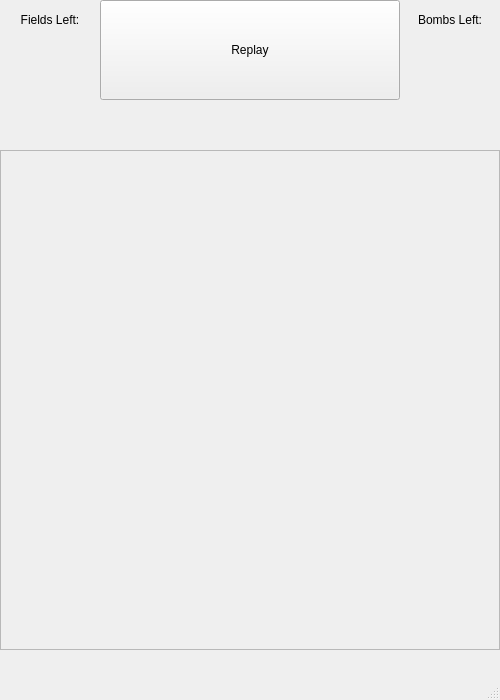
<?xml version="1.0" encoding="UTF-8"?>
<ui version="4.0">
 <class>MainWindow</class>
 <widget class="QMainWindow" name="MainWindow">
  <property name="geometry">
   <rect>
    <x>0</x>
    <y>0</y>
    <width>500</width>
    <height>700</height>
   </rect>
  </property>
  <property name="baseSize">
   <size>
    <width>500</width>
    <height>1000</height>
   </size>
  </property>
  <property name="windowTitle">
   <string>MainWindow</string>
  </property>
  <widget class="QWidget" name="centralwidget">
   <widget class="QPushButton" name="replayButton">
    <property name="geometry">
     <rect>
      <x>100</x>
      <y>0</y>
      <width>300</width>
      <height>100</height>
     </rect>
    </property>
    <property name="text">
     <string>Replay</string>
    </property>
   </widget>
   <widget class="QLabel" name="fieldsLeft">
    <property name="geometry">
     <rect>
      <x>0</x>
      <y>40</y>
      <width>100</width>
      <height>60</height>
     </rect>
    </property>
    <property name="text">
     <string/>
    </property>
    <property name="textFormat">
     <enum>Qt::AutoText</enum>
    </property>
    <property name="alignment">
     <set>Qt::AlignCenter</set>
    </property>
   </widget>
   <widget class="QLabel" name="fieldsLabel">
    <property name="geometry">
     <rect>
      <x>0</x>
      <y>0</y>
      <width>100</width>
      <height>40</height>
     </rect>
    </property>
    <property name="text">
     <string>Fields Left:</string>
    </property>
    <property name="alignment">
     <set>Qt::AlignCenter</set>
    </property>
   </widget>
   <widget class="QLabel" name="bombsLabel">
    <property name="geometry">
     <rect>
      <x>400</x>
      <y>0</y>
      <width>100</width>
      <height>40</height>
     </rect>
    </property>
    <property name="text">
     <string>Bombs Left:</string>
    </property>
    <property name="alignment">
     <set>Qt::AlignCenter</set>
    </property>
   </widget>
   <widget class="QLabel" name="bombsLeft">
    <property name="geometry">
     <rect>
      <x>400</x>
      <y>40</y>
      <width>100</width>
      <height>60</height>
     </rect>
    </property>
    <property name="text">
     <string/>
    </property>
    <property name="alignment">
     <set>Qt::AlignCenter</set>
    </property>
   </widget>
   <widget class="QFrame" name="board">
    <property name="geometry">
     <rect>
      <x>0</x>
      <y>150</y>
      <width>500</width>
      <height>500</height>
     </rect>
    </property>
    <property name="frameShape">
     <enum>QFrame::StyledPanel</enum>
    </property>
    <property name="frameShadow">
     <enum>QFrame::Raised</enum>
    </property>
    <widget class="QWidget" name="gridLayoutWidget">
     <property name="geometry">
      <rect>
       <x>-1</x>
       <y>-1</y>
       <width>501</width>
       <height>501</height>
      </rect>
     </property>
     <layout class="QGridLayout" name="boardLayout" rowminimumheight="0"/>
    </widget>
   </widget>
  </widget>
  <widget class="QMenuBar" name="menubar">
   <property name="geometry">
    <rect>
     <x>0</x>
     <y>0</y>
     <width>500</width>
     <height>25</height>
    </rect>
   </property>
  </widget>
  <widget class="QStatusBar" name="statusbar"/>
 </widget>
 <resources/>
 <connections/>
</ui>
